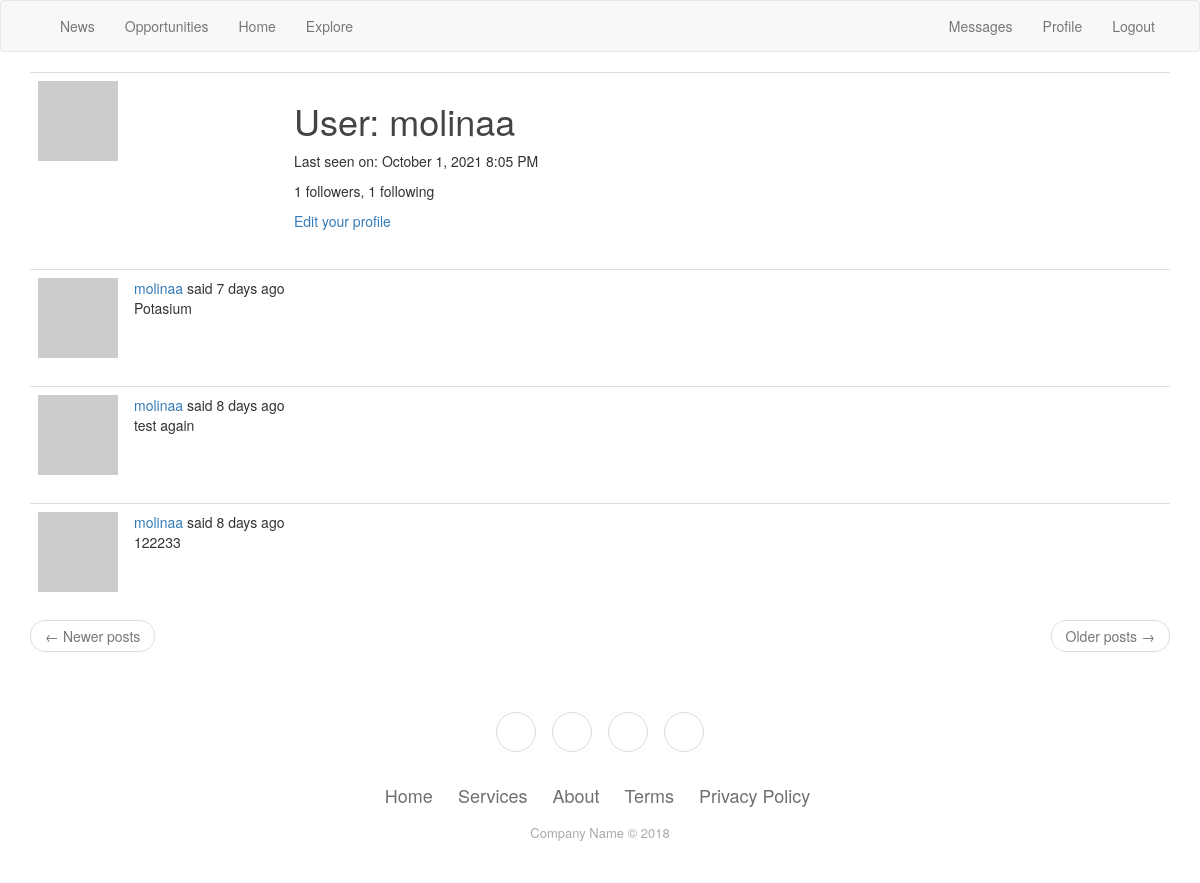
Page /user/molinaa (signed in) on the earlier database version.
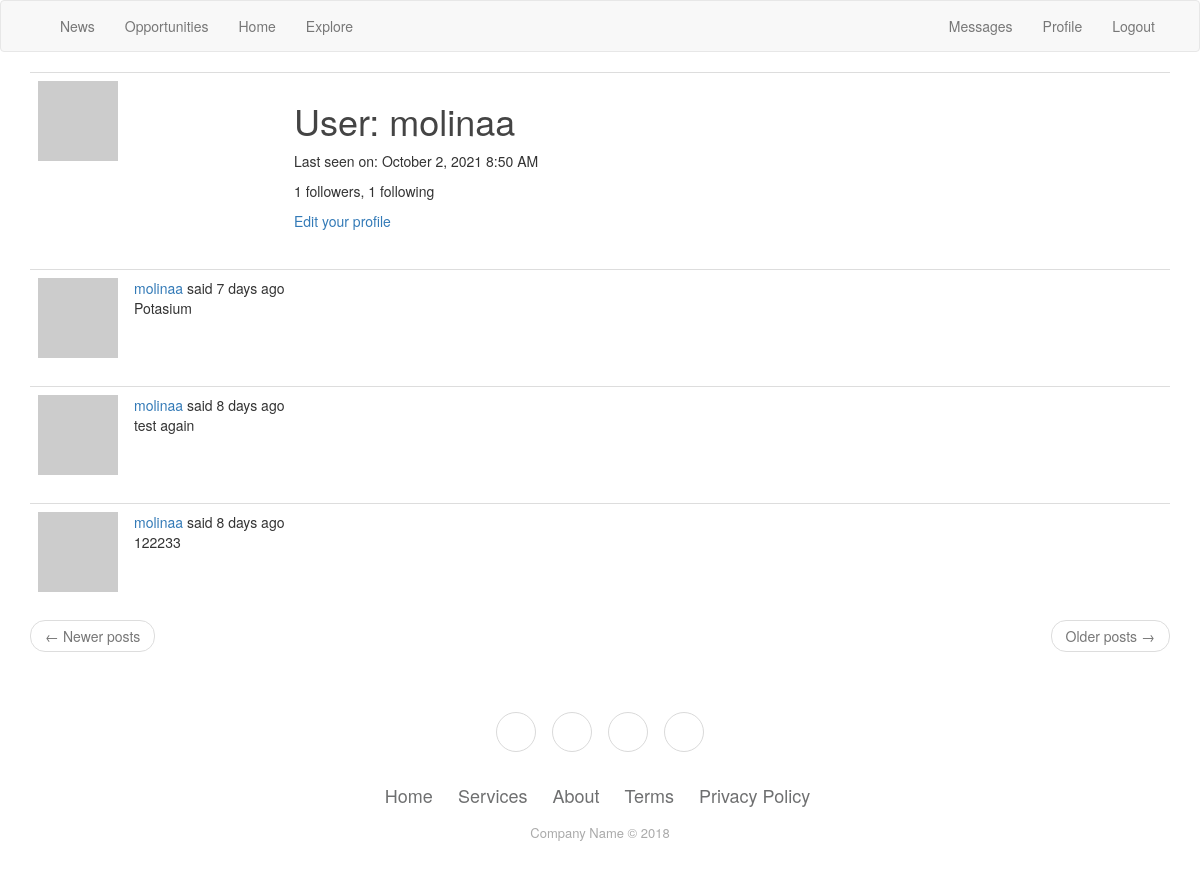
Same page on the later database version.
### app/models.py (models this page shows, shortened)
class User(UserMixin,db.Model):
    id = db.Column(db.Integer, primary_key=True)
    username = db.Column(db.String(64), index=True, unique=True)
    email = db.Column(db.String(120), index=True, unique=True)
    password_hash = db.Column(db.String(128))
    posts = db.relationship('Post', backref='author', lazy='dynamic')
    job = db.relationship('Jobpost', backref='author', lazy='dynamic')  #This will also link with jobpost
    about_me = db.Column(db.String(1500))
    last_seen = db.Column(db.DateTime, default=datetime.utcnow)
    followed = db.relationship(
        'User', secondary=followers,
        primaryjoin=(followers.c.follower_id == id),
        secondaryjoin=(followers.c.followed_id == id),
        backref=db.backref('followers', lazy='dynamic'), lazy='dynamic')
    messages_sent = db.relationship('Message',
                                    foreign_keys='Message.sender_id',
                                    backref='author', lazy='dynamic')
    messages_received = db.relationship('Message',
                                        foreign_keys='Message.recipient_id',
                                        backref='recipient', lazy='dynamic')
    last_message_read_time = db.Column(db.DateTime)
    notifications = db.relationship('Notification', backref='user',
                                    lazy='dynamic')
    def new_messages(self):
        last_read_time = self.last_message_read_time or datetime(1900, 1, 1)
        return Message.query.filter_by(recipient=self).filter(
            Message.timestamp > last_read_time).count()
    def avatar(self, size):
        digest = md5(self.email.lower().encode('utf-8')).hexdigest()
        return 'https://www.gravatar.com/avatar/{}?d=identicon&s={}'.format(
            digest, size)

class Post(db.Model):
    id = db.Column(db.Integer, primary_key=True)
    body = db.Column(db.String(140))
    timestamp = db.Column(db.DateTime, index=True, default=datetime.utcnow)
    user_id = db.Column(db.Integer, db.ForeignKey('user.id'))
    language = db.Column(db.String(5))

### app/routes.py (the view)
@app.route('/user/<username>')
@login_required
def user(username):
    user = User.query.filter_by(username=username).first_or_404()
    page = request.args.get('page', 1, type=int)
    posts = user.posts.order_by(Post.timestamp.desc()).paginate(
        page, app.config['POSTS_PER_PAGE'], False)
    next_url = url_for('user', username=user.username, page=posts.next_num) \
        if posts.has_next else None
    prev_url = url_for('user', username=user.username, page=posts.prev_num) \
        if posts.has_prev else None
    form = EmptyForm()
    return render_template('user.html', user=user, posts=posts.items,
                           next_url=next_url, prev_url=prev_url, form=form)

### app/models.py (called while the page is built)
@login.user_loader
def load_user(id):
    return User.query.get(int(id))

### app/routes.py (called while the page is built)
@app.before_request  #Checks if user is logged to know when they have been last seen.
def before_request():
    if current_user.is_authenticated:
        current_user.last_seen = datetime.utcnow()
        db.session.commit()
    g.locale = str(get_locale())

@app.before_request
def before_request():
    g.locale = str(get_locale())

### app/templates/user.html (shortened to what this page needs)
{% extends "base.html" %}
{% block app_content %}
    <table class="table table-hover">
        <tr>
            <td width="256px"><img src="{{ user.avatar(256) }}"></td>
            <td>
                <h1>{{ _('User') }}: {{ user.username }}</h1>
                {% if user.last_seen %}
                <p>{{ _('Last seen on') }}: {{ moment(user.last_seen).format('LLL') }}</p>
                {% endif %}
                <p>{{ _('%(count)d followers', count=user.followers.count()) }}, {{ _('%(count)d following', count=user.followed.count()) }}</p>
                {% if user == current_user %}
                <p><a href="{{ url_for('edit_profile') }}">{{ _('Edit your profile') }}</a></p>
                {% endif %}
            </td>
        </tr>
    </table>
    {% for post in posts %}
        {% include '__post.html' %}
    {% endfor %}
    <nav aria-label="...">
        <ul class="pager">
            <li class="previous{% if not prev_url %} disabled{% endif %}">
                <a href="{{ prev_url or '#' }}">
                    <span aria-hidden="true">&larr;</span> {{ _('Newer posts') }}
                </a>
            </li>
            <li class="next{% if not next_url %} disabled{% endif %}">
                <a href="{{ next_url or '#' }}">
                    {{ _('Older posts') }} <span aria-hidden="true">&rarr;</span>
                </a>
            </li>
        </ul>
    </nav>
{% endblock %}

### app/templates/base.html (shortened to what this page needs)
{% extends 'bootstrap/base.html' %}
{% block navbar %}
    <nav class="navbar navbar-default">
        <div class="container">
            <div class="navbar-header">
                <a class="navbar-brand" href="{{ url_for('index') }}">{{_(Howler)}}</a>
            </div>
            <div class="collapse navbar-collapse" id="bs-example-navbar-collapse-1">
                <ul class="nav navbar-nav">
                    <li><a  href="{{ url_for('news')}}"> {{ _('News') }} </a></li>
                     <li><a  href="{{ url_for('opportunity')}}"> {{_('Opportunities')}}</a></li>
                    <li><a href="{{ url_for('index') }}">{{ _('Home') }}</a></li>
                    <li><a href="{{ url_for('explore') }}">{{ _('Explore') }}</a></li>
                </ul>
                <ul class="nav navbar-nav navbar-right">
                    {% if current_user.is_anonymous %}
                    <li><a href="{{ url_for('login') }}">{{ _('Login') }}</a></li>
                    {% else %}
                    <li><a href="{{ url_for('messages') }}">
                            {{ _('Messages') }}
                             {% set new_messages = current_user.new_messages() %}
                        </a></li>
                    <li><a href="{{ url_for('user', username=current_user.username) }}">{{ _('Profile') }}</a></li>
                    <li><a href="{{ url_for('logout') }}">{{ _('Logout') }}</a></li>
                    {% endif %}
                </ul>
            </div>
        </div>
    </nav>
{% endblock %}
{% block content %}
    <div class="container">
        {% block app_content %}{% endblock %}
    </div>
<div class="footer-basic">
        <footer>
            <div class="social"><a href="#"></a><a href="#"></a><a href="#"></a><a href="#"></a></div>
            <ul class="list-inline">
                <li class="list-inline-item"><a href="#">Home</a></li>
                <li class="list-inline-item"><a href="#">Services</a></li>
                <li class="list-inline-item"><a href="#">About</a></li>
                <li class="list-inline-item"><a href="#">Terms</a></li>
                <li class="list-inline-item"><a href="#">Privacy Policy</a></li>
            </ul>
            <p class="copyright">Company Name © 2018</p>
        </footer>
    </div>
{% endblock %}
{% block styles %}
{{super()}}
  <link rel="stylesheet" href="{{url_for('.static', filename='main.css')}}">
{% endblock %}

### app/templates/__post.html (shortened to what this page needs)
<table class="table table-hover">
        <tr>
            <td width="70px">
                <a href="{{ url_for('user', username=post.author.username) }}">
                    <img src="{{ post.author.avatar(70) }}" />
                </a>
            </td>
            <td>
                {{ _('%(username)s said %(when)s',
                    username=user_link, when=moment(post.timestamp).fromNow()) }}
                <br>
                <span id="post{{ post.id }}">{{ post.body }}</span>
            </td>
        </tr>
    </table>

### app/static/main.css (style rules this page uses)
h1, h2, h3, h4, h5, h6 { color: #444444; }
.footer-basic { padding:40px 0; background-color:#ffffff; color:#4b4c4d; }
.footer-basic ul { padding:0; list-style:none; text-align:center; font-size:18px; line-height:1.6; margin-bottom:0; }
.footer-basic li { padding:0 10px; }
.footer-basic ul a { color:inherit; text-decoration:none; opacity:0.8; }
.footer-basic .social { text-align:center; padding-bottom:25px; }
.footer-basic .social > a { font-size:24px; width:40px; height:40px; line-height:40px; display:inline-block; text-align:center; border-radius:50%; border:1px solid #ccc; margin:0 8px; color:inherit; opacity:0.75; }
.footer-basic .copyright { margin-top:15px; text-align:center; font-size:13px; color:#aaa; margin-bottom:0; }

Differences in the rows shown:
changed User "molinaa": last_seen "October 1, 2021 8:05 PM" → "October 2, 2021 8:50 AM"
